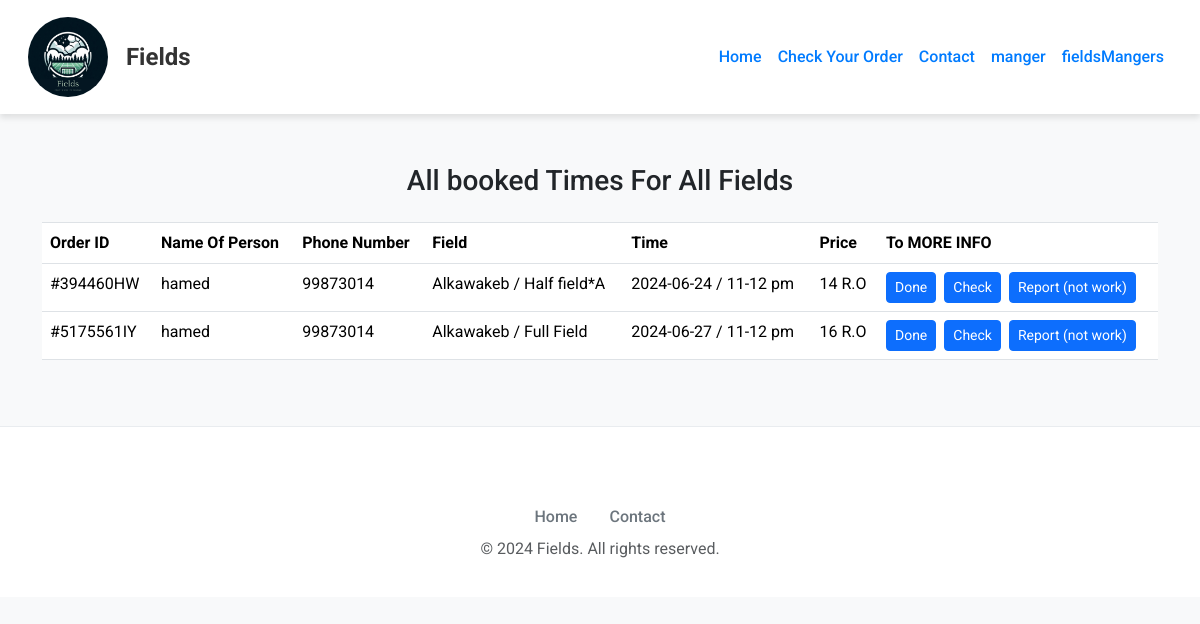
Screenshot of /manger/orders/booked (signed in) with the database file from the repository.
### tables this page shows
CREATE TABLE orders (
id INTEGER PRIMARY KEY AUTOINCREMENT NOT NULL,
id_order TEXT NOT NULL,
person_name TEXT NOT NULL,
phone_number INTERGER NOT NULL,
field_name TEXT NOT NULL,
day TEXT NOT NULL,
time TEXT NOT NULL,
size TEXT NOT NULL,
price TEXT NOT NULL,
comments TEXT,
order_time TEXT NOT NULL, field_id TEXT NOT NULL, stateTEXT, paid TEXT);

### app.py (the view)
@app.route("/manger/orders/booked", methods=["GET"])
@login_required
def checkBookedOrders():
    if request.method == "GET":
        infos = db.execute("SELECT * FROM orders WHERE stateTEXT = ? ORDER BY field_name, day, time DESC", "Booked")
        return render_template("mange_booked_orders.html", infos=infos, from_="manger", field_name = "All Fields")

### app.py (called while the page is built)
@app.after_request
def after_request(response):
    response.headers["Cache-Control"] = "no-cache, no-store, must-revalidate"
    response.headers["Expires"] = 0
    response.headers["Pragma"] = "no-cache"
    return response

### helpers.py (called while the page is built)
def login_required(f):
    @wraps(f)
    def decorated_function(*args, **kwargs):
        if session.get("manger_id") is None:
            return redirect("/login")
        return f(*args, **kwargs)
    return decorated_function

### templates/mange_booked_orders.html (shortened to what this page needs)
{% extends "layout.html" %}
{% block body %}
    <div>
        <h3 class="text-center mb-4">All booked Times For {{ field_name }}</h3>
        <div class="table-responsive">
            <table class="table table-bordered no-vertical-borders">
                <thead>
                    <tr>
                        <th>Order ID</th>
                        <th>Name Of Person</th>
                        <th>Phone Number</th>
                        <th>Field</th>
                        <th>Time</th>
                        <th>Price</th>
                        <th>To MORE INFO</th>
                    </tr>
                </thead>
                <tbody>
                    {% for info in infos %}
                        <tr>
                            <td>{{ info.id_order }}</td>
                            <td>{{ info.person_name }}</td>
                            <td>{{ info.phone_number }}</td>
                            <td>{{ info.field_name }} / {{ info.size }}</td>
                            <td>{{ info.day }} / {{ info.time }}</td>
                            <td>{{ info.price }} R.O</td>
                            <td>
                                <div class="d-grid gap-2 d-md-flex justify-content-md-start">
                                    <form action="/fieldsMangers/DirectSubMangers/orderState" method="get" class="m-0">
                                        <button class="btn btn-primary btn-sm" type="submit" name="orderCompleted" value="{{ info.id_order }}">
                                            Done
                                        </button>
                                    </form>
                                    <form action="/fieldsMangers/DirectSubMangers/orderState" method="post" class="m-0">
                                        <button class="btn btn-primary btn-sm" type="submit" name="orderInfo" value="{{ info.id_order }}">
                                            Check
                                        </button>
                                    </form>
                                    <form action="/orderReport" method="post" class="m-0">
                                        <button class="btn btn-primary btn-sm" type="submit" name="orderReport" value="{{ info.id_order }}">
                                            Report (not work)
                                        </button>
                                    </form>
                                </div>
                            </td>
                        </tr>
                    {% endfor %}
                </tbody>
            </table>
        </div>
    </div>
{% endblock %}

### templates/layout.html (shortened to what this page needs)
<!DOCTYPE html>
<html lang="en">
<head>
    <link href="https://cdn.jsdelivr.net/npm/bootstrap@5.3.2/dist/css/bootstrap.min.css" rel="stylesheet">
    <link href="/static/styles.css" rel="stylesheet">
</head>
<body>
<nav class="navbar navbar-expand-lg navbar-light">
  <div class="container-fluid">
    <a class="navbar-brand" href="/">
      <img src="/static/fields.png" alt="Logo">
      <span>Fields</span>
    </a>
    <div class="collapse navbar-collapse" id="navbarNav">
      <ul class="navbar-nav ms-auto">
        <li class="nav-item">
          <a class="nav-link" href="/">Home</a>
        </li>
        <li class="nav-item">
          <a class="nav-link" href="/bookedUP">Check Your Order</a>
        </li>
        <li class="nav-item">
          <a class="nav-link" href="/contact">Contact</a>
        </li>
        <li class="nav-item">
          <a class="nav-link" href="/manger">manger</a>
        </li>
        <li class="nav-item">
          <a class="nav-link" href="/fieldsMangers">fieldsMangers</a>
        </li>
      </ul>
    </div>
  </div>
</nav>
<div class="container">
  <div class="row">
    <div class="col-md-12">
      {% block body %}{% endblock %}
    </div>
  </div>
</div>
<div class="footer text-center">
  <div class="container">
    <ul class="nav justify-content-center">
      <li class="nav-item">
        <a class="nav-link" href="/">Home</a>
      </li>
      <li class="nav-item">
        <a class="nav-link" href="/contact">Contact</a>
      </li>
    </ul>
    <p class="text-muted">&copy; 2024 Fields. All rights reserved.</p>
  </div>
</div>
</body>
</html>

### static/styles.css (style rules this page uses)
nav .navbar-brand { font-size: xx-large; }

### templates/layout.html (style rules this page uses)
body { font-family: 'Roboto', sans-serif; background-color: #f8f9fa; margin: 0; padding: 0; }
.navbar { background-color: #ffffff; box-shadow: 0 4px 6px rgba(0, 0, 0, 0.1); padding: 0.75rem 1rem; }
.navbar-brand img { border-radius: 50%; height: auto; width: auto; max-height: 80px; max-width: 80px; transition: max-height 0.3s; }
.navbar-brand span { font-size: 1.5rem; font-weight: 700; margin-left: 10px; color: #333333; }
.nav-link { color: #007bff !important; font-weight: 500; padding: 0.5rem 1rem; transition: background-color 0.3s, color 0.3s; }
.container { margin-top: 50px; }
.footer { background-color: #ffffff; padding: 20px 0; margin-top: 50px; border-top: 1px solid #e9ecef; }
.footer .nav-link { color: #6c757d !important; }

### templates/mange_booked_orders.html (style rules this page uses)
.no-vertical-borders th, .no-vertical-borders td { border-right: none; border-left: none; }

### rows the page displays
orders: id_order "#394460HW", person_name "hamed", phone_number "99873014", field_name "Alkawakeb", size "Half field*A", day "2024-06-24", time "11-12 pm", price "14"
orders: id_order "#5175561IY", person_name "hamed", phone_number "99873014", field_name "Alkawakeb", size "Full Field", day "2024-06-27", time "11-12 pm", price "16"

### other values shown
{{ field_name }} "All Fields"
